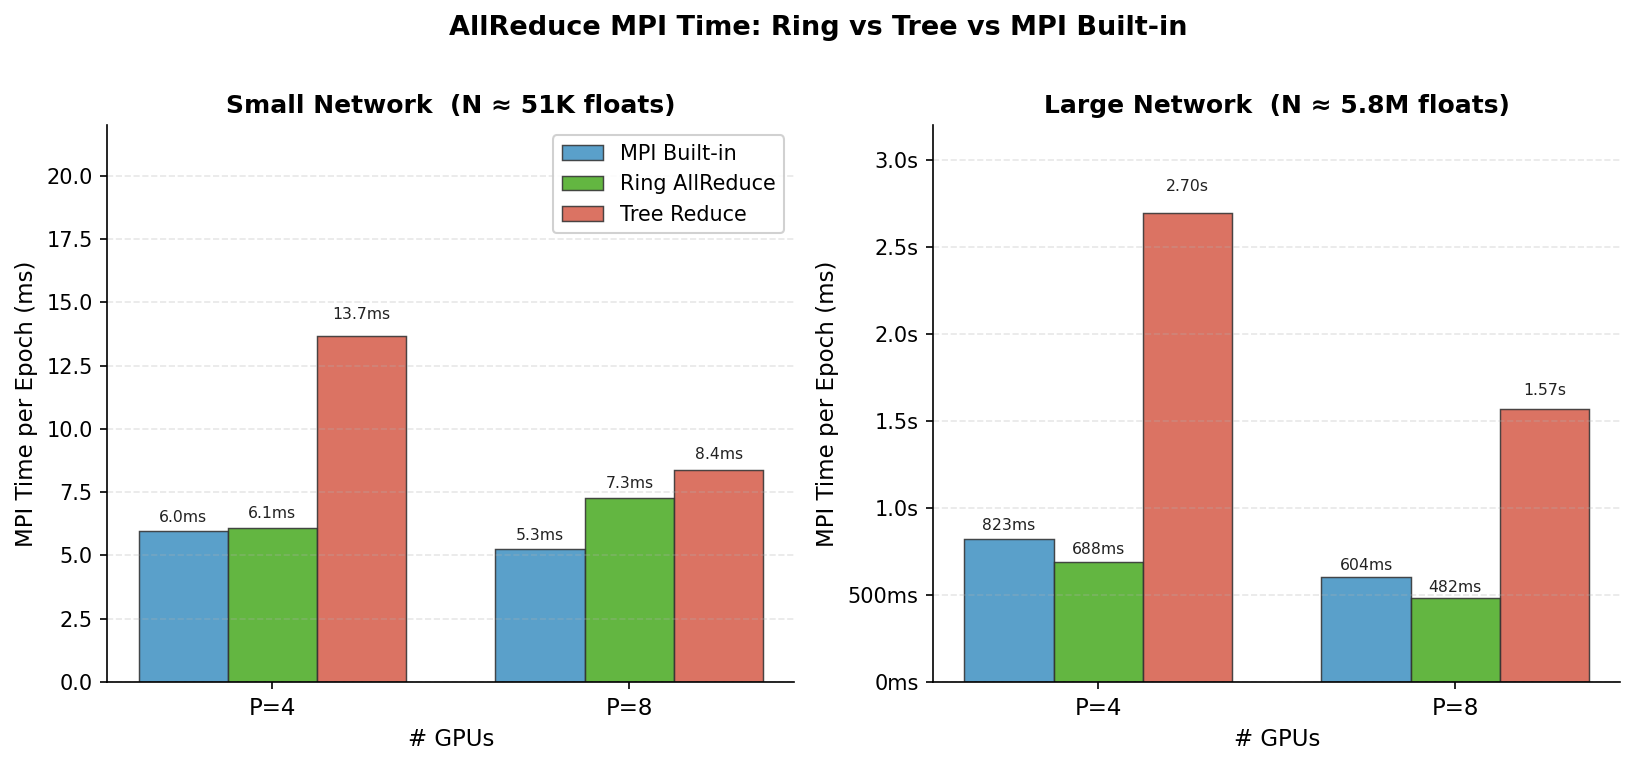

The Python source for this figure:
"""
Fig 3: Per-epoch MPI AllReduce time by algorithm, network size, and rank count.
Data: epoch 3-5 average (steady state, excludes warmup).

Network sizes:
  Small: 784→64→10   N = 50,890 floats
  Large: 784→2048→2048→2048→10   N = 5,824,522 floats
"""
import numpy as np
import matplotlib.pyplot as plt
import matplotlib.ticker as ticker

# ── Data (epoch 3-5 average, ms) ───────────────────────────────────
# Layout: [mpi_builtin, ring, tree]
mpi_data = {
    ('Small', 'P=4'): [5.97,  6.10,  13.67],
    ('Small', 'P=8'): [5.27,  7.27,   8.37],
    ('Large', 'P=4'): [823.2, 688.5, 2696.7],
    ('Large', 'P=8'): [603.8, 482.1, 1569.9],
}

algos  = ['MPI Built-in', 'Ring AllReduce', 'Tree Reduce']
colors = ['#4393c3', '#4dac26', '#d6604d']

# ── Two-panel layout (left=Small, right=Large) ─────────────────────
fig, axes = plt.subplots(1, 2, figsize=(11, 5), sharey=False)

for col, net in enumerate(['Small', 'Large']):
    ax = axes[col]
    P_labels = ['P=4', 'P=8']
    x = np.arange(len(P_labels))
    width = 0.25

    for i, (algo, color) in enumerate(zip(algos, colors)):
        vals = [mpi_data[(net, p)][i] for p in P_labels]
        bars = ax.bar(x + (i - 1) * width, vals, width,
                      label=algo, color=color, alpha=0.88, edgecolor='#333', linewidth=0.7)
        # value labels on bars
        for bar, v in zip(bars, vals):
            h = bar.get_height()
            if net == 'Large':
                label = f'{v/1000:.2f}s' if v >= 1000 else f'{v:.0f}ms'
            else:
                label = f'{v:.1f}ms'
            ax.text(bar.get_x() + bar.get_width()/2, h * 1.04,
                    label, ha='center', va='bottom', fontsize=7.5, color='#222')

    ax.set_xticks(x)
    ax.set_xticklabels(P_labels, fontsize=11)
    ax.set_xlabel('# GPUs', fontsize=11)
    ax.set_ylabel('MPI Time per Epoch (ms)', fontsize=11)
    ax.grid(axis='y', alpha=0.3, linestyle='--')
    ax.spines[['top', 'right']].set_visible(False)

    if net == 'Small':
        ax.set_title(f'Small Network  (N ≈ 51K floats)', fontsize=12, fontweight='bold')
        ax.set_ylim(0, 22)
    else:
        ax.set_title(f'Large Network  (N ≈ 5.8M floats)', fontsize=12, fontweight='bold')
        ax.set_ylim(0, 3200)
        ax.yaxis.set_major_formatter(ticker.FuncFormatter(
            lambda v, _: f'{v/1000:.1f}s' if v >= 1000 else f'{v:.0f}ms'))

    if col == 0:
        ax.legend(fontsize=10, framealpha=0.9)

fig.suptitle('AllReduce MPI Time: Ring vs Tree vs MPI Built-in',
             fontsize=13, fontweight='bold', y=1.01)
plt.tight_layout()
plt.savefig('fig3_mpi_bar.pdf', bbox_inches='tight')
plt.savefig('fig3_mpi_bar.png', dpi=150, bbox_inches='tight')
print("Saved fig3_mpi_bar.pdf / .png")
plt.show()
